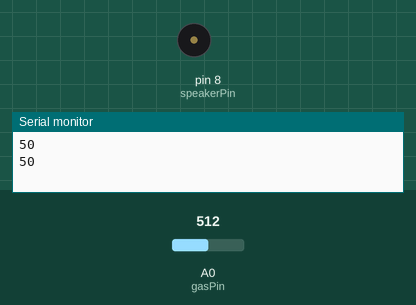
The sketch below on a simulated Arduino Uno, built with avr-gcc and run on an emulated ATmega328P. Shown: buzzer (waves = sounding), the last lines printed to the serial monitor. The test bench sets the inputs (shaded band); at power-on: A0 (gasPin) = 512.

Above: at 6.8 s.
6.9 s: A0 (gasPin) set to 544
At 12.01 s:
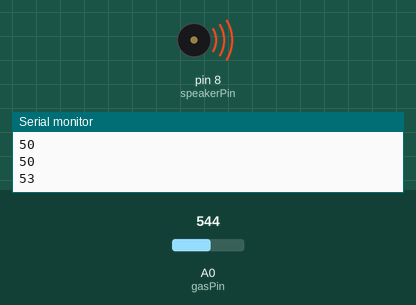
18.8 s: A0 (gasPin) set to 511
At 19.6 s:
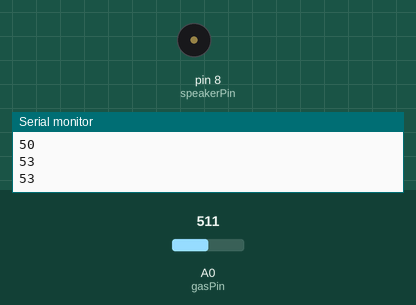
Timing chart, 0 to 21.8 s (numbered marks = the images above; inputs shaded):
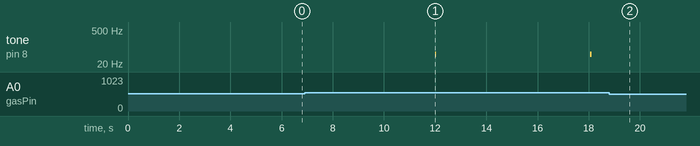

The sketch:

Gas_Detector.ino
```cpp
const int gasPin = A0; //deklarasi Sensor Gas MQ2 ke pin Analog A0
const int speakerPin = 8; //deklarasi Buzzer ke pin Digital 8

void setup() {
  Serial.begin(115200); //deklarasi rate data  dalam bits per second (baud) untuk serial data transmission sebesar 115200
}

void loop() {
  int val=analogRead(gasPin); //mendeklarasi Inputan dari Sensor MQ2 menjadi variable val dengan tipe data int
  val=map(val,0,1023,0,100); //map(value, fromLow, fromHigh, toLow, toHigh)
  /*
   * value    : the number to map
   * fromLow  : the lower bound of the value's current range
   * fromHigh : the upper bound of the value's current range
   * toLow    : the lower bound of the value's target range
   * toHigh   : the upper bound of the value's target range
   */

  if(val>51) //mengecek jika data dari sensor MQ2 lebih dari 51
  {
    //Start code ditampilkan jika kepekat gas diatas 51%
    Serial.println(val); //mengambil data dari variabel "val"
    //End Code
    SoundOn();//fungsi menghidupkan Buzzer
  }

  else if(val>26) //mengecek jika data dari sensor MQ2 lebih dari 26
  {
    //Start code ditampilkan jika kepekat gas diatas 26%
    Serial.println(val); //mengambil data dari variabel "val"
    //End Code
    pinMode (speakerPin, INPUT); //code untuk mematikan Buzzer
  }

  else if(val>0) //mengecek jika data dari sensor MQ2 lebih dari 0
  {
    //Start code ditampilkan jika kepekat gas diatas 0%
    Serial.println(val); //mengambil data dari variabel "val"
    //End Code
    pinMode (speakerPin, INPUT); //code untuk mematikan Buzzer
  }
  delay(6000);
}

void SoundOn(){
    //Start code menghidupkan Buzzer
    noTone(speakerPin);

    tone(speakerPin,50);
    delay(50);

    noTone(speakerPin);

    tone(speakerPin,0);
    delay(10);

    noTone(speakerPin);
    //End code
}
```

Measured:
- the behaviour switches between 531 and 532 on A0 (gasPin) (found by bisection; images 0 and 1)
- after the input at 6.9 s, tone on pin 8 (speakerPin): alternates 50 Hz for 0.05 s and silent for 6.0 s, starting after 5.1 s
- after the input at 18.8 s, tone on pin 8 (speakerPin): stops changing and stays silent
